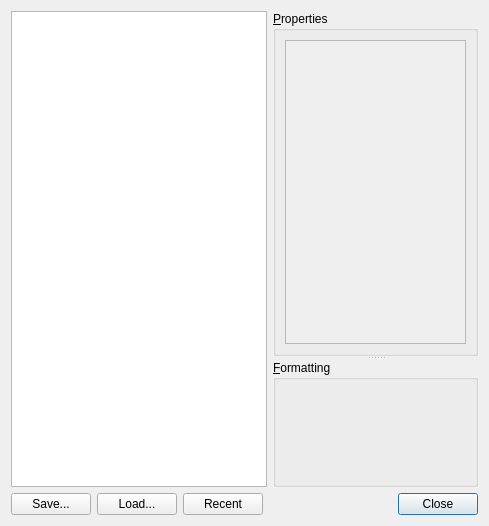
<?xml version="1.0" encoding="UTF-8"?>
<ui version="4.0">
 <class>StylesheetDialog</class>
 <widget class="QDialog" name="StylesheetDialog">
  <property name="geometry">
   <rect>
    <x>0</x>
    <y>0</y>
    <width>489</width>
    <height>526</height>
   </rect>
  </property>
  <property name="windowTitle">
   <string>Default styles - OpenReliability</string>
  </property>
  <layout class="QVBoxLayout" name="verticalLayout_2">
   <item>
    <layout class="QHBoxLayout" name="horizontalLayout">
     <item>
      <widget class="QListWidget" name="stylesListWidget">
       <property name="sizePolicy">
        <sizepolicy hsizetype="Minimum" vsizetype="Expanding">
         <horstretch>1</horstretch>
         <verstretch>0</verstretch>
        </sizepolicy>
       </property>
      </widget>
     </item>
     <item>
      <widget class="QSplitter" name="vsplitter">
       <property name="sizePolicy">
        <sizepolicy hsizetype="Expanding" vsizetype="Expanding">
         <horstretch>2</horstretch>
         <verstretch>0</verstretch>
        </sizepolicy>
       </property>
       <property name="orientation">
        <enum>Qt::Vertical</enum>
       </property>
       <widget class="QGroupBox" name="propertiesGroup">
        <property name="sizePolicy">
         <sizepolicy hsizetype="Expanding" vsizetype="Preferred">
          <horstretch>0</horstretch>
          <verstretch>0</verstretch>
         </sizepolicy>
        </property>
        <property name="title">
         <string>&amp;Properties</string>
        </property>
        <layout class="QVBoxLayout" name="verticalLayout">
         <item>
          <widget class="QScrollArea" name="propertiesScrollArea">
           <property name="widgetResizable">
            <bool>true</bool>
           </property>
           <widget class="QWidget" name="scrollAreaWidgetContents">
            <property name="geometry">
             <rect>
              <x>0</x>
              <y>0</y>
              <width>195</width>
              <height>301</height>
             </rect>
            </property>
           </widget>
          </widget>
         </item>
        </layout>
       </widget>
       <widget class="QGroupBox" name="formattingGroup">
        <property name="sizePolicy">
         <sizepolicy hsizetype="Expanding" vsizetype="Expanding">
          <horstretch>0</horstretch>
          <verstretch>0</verstretch>
         </sizepolicy>
        </property>
        <property name="title">
         <string>&amp;Formatting</string>
        </property>
        <layout class="QVBoxLayout" name="verticalLayout_3"/>
       </widget>
      </widget>
     </item>
    </layout>
   </item>
   <item>
    <layout class="QHBoxLayout" name="horizontalLayout_2">
     <item>
      <widget class="QPushButton" name="saveButton">
       <property name="toolTip">
        <string>Save definitions to a vsz script file</string>
       </property>
       <property name="text">
        <string>Save...</string>
       </property>
       <property name="autoDefault">
        <bool>false</bool>
       </property>
      </widget>
     </item>
     <item>
      <widget class="QPushButton" name="loadButton">
       <property name="toolTip">
        <string>Load definitions from a vsz script file</string>
       </property>
       <property name="text">
        <string>Load...</string>
       </property>
       <property name="autoDefault">
        <bool>false</bool>
       </property>
      </widget>
     </item>
     <item>
      <widget class="RecentFilesButton" name="recentButton">
       <property name="text">
        <string>Recent</string>
       </property>
       <property name="autoDefault">
        <bool>false</bool>
       </property>
      </widget>
     </item>
     <item>
      <spacer name="horizontalSpacer">
       <property name="orientation">
        <enum>Qt::Horizontal</enum>
       </property>
       <property name="sizeHint" stdset="0">
        <size>
         <width>40</width>
         <height>20</height>
        </size>
       </property>
      </spacer>
     </item>
     <item>
      <widget class="QDialogButtonBox" name="buttonBox">
       <property name="orientation">
        <enum>Qt::Horizontal</enum>
       </property>
       <property name="standardButtons">
        <set>QDialogButtonBox::Close</set>
       </property>
      </widget>
     </item>
    </layout>
   </item>
  </layout>
 </widget>
 <customwidgets>
  <customwidget>
   <class>RecentFilesButton</class>
   <extends>QPushButton</extends>
   <header>recentfilesbutton.h</header>
  </customwidget>
 </customwidgets>
 <resources/>
 <connections>
  <connection>
   <sender>buttonBox</sender>
   <signal>accepted()</signal>
   <receiver>StylesheetDialog</receiver>
   <slot>accept()</slot>
   <hints>
    <hint type="sourcelabel">
     <x>248</x>
     <y>254</y>
    </hint>
    <hint type="destinationlabel">
     <x>157</x>
     <y>274</y>
    </hint>
   </hints>
  </connection>
  <connection>
   <sender>buttonBox</sender>
   <signal>rejected()</signal>
   <receiver>StylesheetDialog</receiver>
   <slot>reject()</slot>
   <hints>
    <hint type="sourcelabel">
     <x>316</x>
     <y>260</y>
    </hint>
    <hint type="destinationlabel">
     <x>286</x>
     <y>274</y>
    </hint>
   </hints>
  </connection>
 </connections>
</ui>
